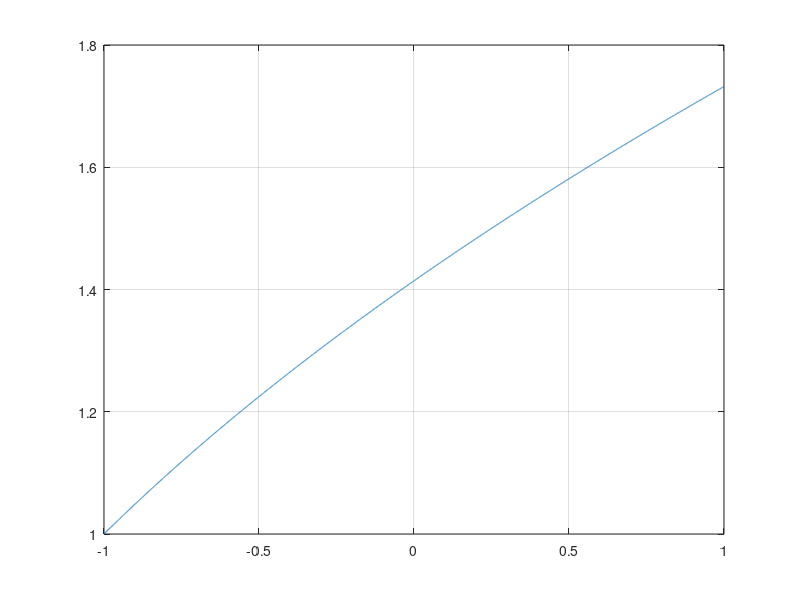

Here is the MATLAB script that generated this plot: (Note: this script raises an error after producing the figure.)
clear all
format long
clc;

X = [-1:0.0001:1];
Y = sqrt(X+2);
plot(X,Y);
hold on;
grid on;
xline(0,'s');
yline(0,'s');

area = trapz(X,Y);

a = -1; %lower
b = 1; %upper

%n = 1;

f=@(x)sqrt(x+2);
h = 0.0625;    %ÄNDRA STEGLÄNGD
n=(b-a)/h;

sum=0;
for k=1:1:n-1
  x(k)=a+k*h;
  y(k)=f(x(k));
  sum=sum+y(k);
end

% Formula:  (h/2)*[(y0+yn)+2*(y2+y3+..+yn-1)]
svar1=h/2*(f(a)+f(b)+2*sum);
svar2=abs(svar1-area);
fprintf('\nValue: %f',svar1); 
fprintf('\nFel: %f',svar2); 

%Svar: 2.797435 a.e
